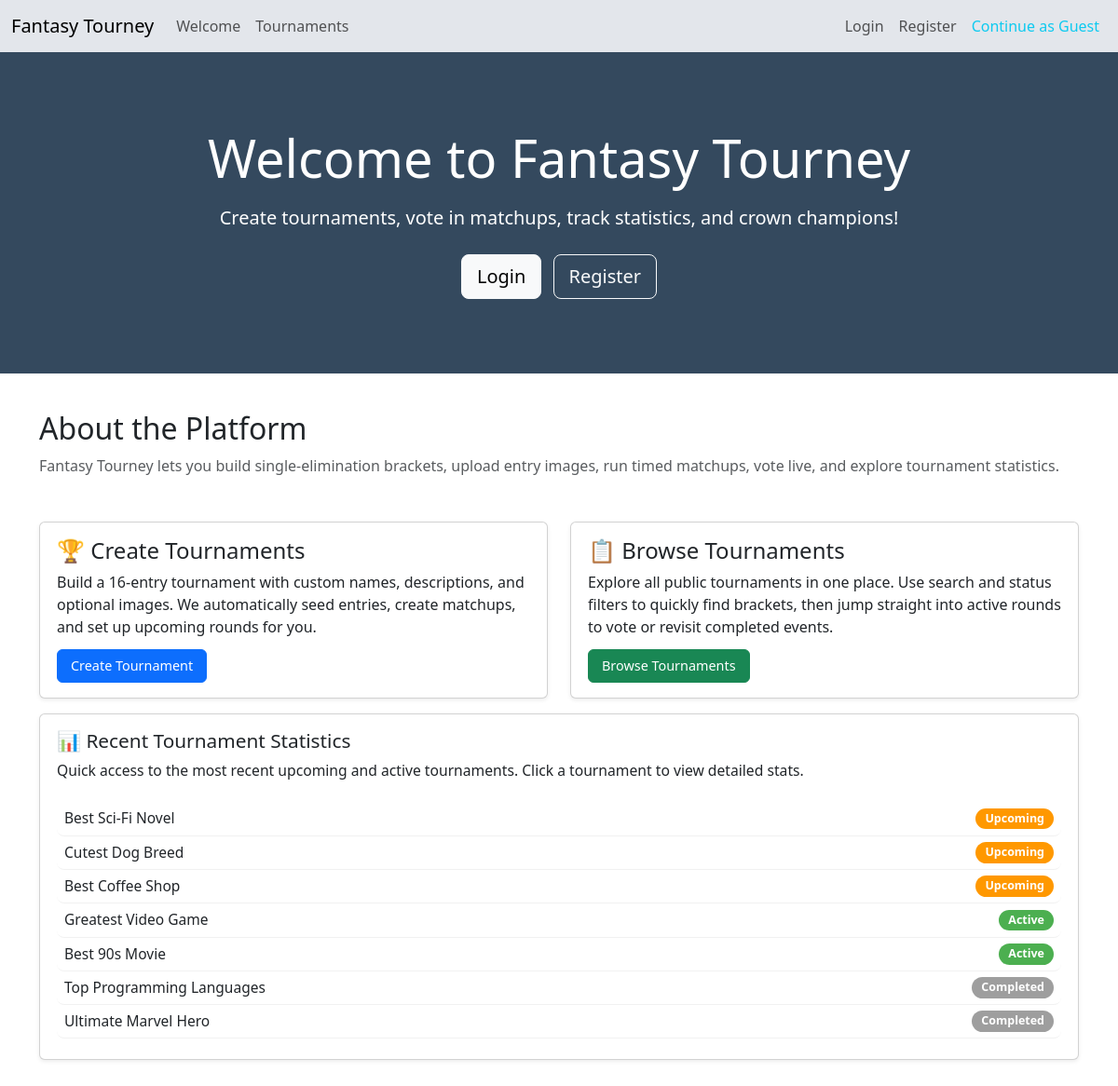
/Php_Files/welcome.php, run on the app's committed database.
### tables this page shows
CREATE TABLE `tournament` (
  `tournament_id` int(11) NOT NULL AUTO_INCREMENT,
  `title` varchar(255) NOT NULL CHECK (`title` <> ''),
  `description` varchar(255) NOT NULL CHECK (`description` <> ''),
  `start_at` datetime NOT NULL,
  `end_at` datetime DEFAULT NULL,
  `tourneystatus` enum('Upcoming','Active','Completed') NOT NULL,
  `user_id` int(11) NOT NULL,
  PRIMARY KEY (`tournament_id`),
  UNIQUE KEY `title` (`title`),
  KEY `user_id` (`user_id`),
  CONSTRAINT `tournament_ibfk_1` FOREIGN KEY (`user_id`) REFERENCES `users` (`user_id`)
);

### Php_Files/welcome.php (the view, shortened to what this page needs)
<?php
require_once("./navbar.php");
$isLoggedIn  = isset($_SESSION["user_id"]) && $_SESSION["user_id"] !== "guest";
$isGuest     = isset($_SESSION["role"]) && $_SESSION["role"] === "guest";
$hasCurrentTournament = isset($_SESSION['current_tournament_id'])
    && ctype_digit((string)$_SESSION['current_tournament_id']);
$currentTournamentId = $hasCurrentTournament ? (int)$_SESSION['current_tournament_id'] : null;
$displayTournaments = [];
if (function_exists('get_pdo_connection')) {
    try {
        $db = get_pdo_connection();
        $stmt = $db->prepare("
            SELECT tournament_id, title, tourneystatus, start_at, end_at
            FROM tournament
            ORDER BY start_at DESC, tournament_id DESC
        ");
        $stmt->execute();
        $tournaments = $stmt->fetchAll(PDO::FETCH_ASSOC);
        if (!empty($tournaments)) {
            $upcoming  = [];
            $active    = [];
            $completed = [];
            foreach ($tournaments as $t) {
                $statusRaw = strtolower(trim($t['tourneystatus'] ?? ''));
                $status = null;
                if (in_array($statusRaw, ['upcoming', 'active', 'completed'], true)) {
                    $status = ucfirst($statusRaw);
                }
                $t['tourneystatus'] = $status;
                if ($status === "Upcoming") {
                    $upcoming[] = $t;
                } elseif ($status === "Active") {
                    $active[] = $t;
                } elseif ($status === "Completed") {
                    $completed[] = $t;
                }
            }
            $displayTournaments = array_slice($upcoming, 0, 6);
            $displayTournaments = array_merge(
                $displayTournaments,
                array_slice($active, 0, 6)
            );
            $max = 12;
            if (count($displayTournaments) < $max) {
                $remaining = $max - count($displayTournaments);
                $displayTournaments = array_merge(
                    $displayTournaments,
                    array_slice($completed, 0, $remaining)
                );
            }
        }
    } catch (Throwable $e) {
        $displayTournaments = [];
    }
}
?>
<!DOCTYPE html>
<html lang="en">
<head>
    <link href="https://cdn.jsdelivr.net/npm/bootstrap@5.3.8/dist/css/bootstrap.min.css"
          rel="stylesheet" />
</head>
<body>
<div class="welcome-header">
    <h1 class="display-4 mb-3">Welcome to Fantasy Tourney</h1>
    <p class="lead">Create tournaments, vote in matchups, track statistics, and crown champions!</p>
    <?php if (!$isLoggedIn && !$isGuest): ?>
        <div class="mt-4">
            <a href="login.php" class="btn btn-light btn-lg me-2">Login</a>
            <a href="register.php" class="btn btn-outline-light btn-lg">Register</a>
        </div>
    <?php elseif ($isGuest): ?>
        <p class="mt-3 fs-4 fw-semibold">You’re browsing as a Guest.</p>
        <a href="logout.php" class="btn btn-outline-light btn-lg">Exit Guest Mode</a>
    <?php endif; ?>
</div>
<div class="container mb-5">
    <div class="mb-5">
        <h2>About the Platform</h2>
        <p class="text-muted">
            Fantasy Tourney lets you build single-elimination brackets, upload entry images,
            run timed matchups, vote live, and explore tournament statistics.
        </p>
    </div>
    <div class="row g-4 mb-3">
        <div class="col-md-6">
            <div class="card feature-card h-100 shadow-sm">
                <div class="card-body">
                    <h4 class="card-title">🏆 Create Tournaments</h4>
                    <p class="card-text">
                        Build a 16-entry tournament with custom names, descriptions, and optional
                        images. We automatically seed entries, create matchups, and set up upcoming
                        rounds for you.
                    </p>
                    <?php if (!$isLoggedIn): ?>
                        <button class="btn btn-primary" data-bs-toggle="modal" data-bs-target="#guestPromptModal">
                            Create Tournament
                        </button>
                    <?php else: ?>
                        <a href="create_tournament.php" class="btn btn-primary">Create Tournament</a>
                    <?php endif; ?>
                </div>
            </div>
        </div>
        <div class="col-md-6">
            <div class="card feature-card h-100 shadow-sm">
                <div class="card-body">
                    <h4 class="card-title">📋 Browse Tournaments</h4>
                    <p class="card-text">
                        Explore all public tournaments in one place. Use search and status filters
                        to quickly find brackets, then jump straight into active rounds to vote or
                        revisit completed events.
                    </p>
                    <a href="tournaments.php" class="btn btn-success">Browse Tournaments</a>
                </div>
            </div>
        </div>
    </div>
    <div class="row g-4">
        <div class="col-12">
            <div class="card feature-card shadow-sm">
                <div class="card-body">
                    <h4 class="card-title recent-stats-title">📊 Recent Tournament Statistics</h4>
                    <p class="card-text recent-stats-text">
                        Quick access to the most recent upcoming and active tournaments.
                        Click a tournament to view detailed stats.
                    </p>
                    <?php if (empty($displayTournaments)): ?>
                        <p class="text-muted mb-0">No tournaments available yet.</p>
                    <?php else: ?>
                        <div class="tournament-list">
                            <?php foreach ($displayTournaments as $t): ?>
                                <?php
                                    $id     = (int)$t['tournament_id'];
                                    $title  = htmlspecialchars($t['title']);
                                    $status = $t['tourneystatus'];
                                    $pillClass = 'status-pill-' . strtolower($status);
                                    $isCurrent = $hasCurrentTournament && $currentTournamentId === $id;
                                ?>
                                <a href="statistics.php?tournament_id=<?= $id ?>" class="tournament-link">
                                    <div class="tournament-item">
                                        <div>
                                            <span class="tournament-title<?= $isCurrent ? ' text-primary' : '' ?>">
                                                <?= $title ?>
                                            </span>
                                        </div>
                                        <span class="status-pill <?= $pillClass ?>">
                                            <?= htmlspecialchars($status) ?>
                                        </span>
                                    </div>
                                </a>
                            <?php endforeach; ?>
                        </div>
                    <?php endif; ?>
                </div>
            </div>
        </div>
    </div>
</div>
</body>
</html>

### Php_Files/welcome.php (style rules this page uses)
.welcome-header { background: #34495E; color: white; padding: 80px 20px; text-align: center; margin-bottom: 40px; }
.feature-card { transition: transform .15s ease, box-shadow .15s ease; }
.feature-card .card-body { padding: 16px 18px; display: flex; flex-direction: column; }
.feature-card .card-text { flex-grow: 1; margin-bottom: 12px; }
.feature-card .card-body .btn { align-self: flex-start; margin-top: auto; padding: 6px 14px; font-size: 0.9rem; border-radius: 6px; }
.tournament-list { max-height: 260px; overflow-y: auto; margin-top: 10px; }
.tournament-link { display: block; padding: 6px 8px; border-radius: 8px; border-bottom: 1px solid #f1f1f1; color: inherit; text-decoration: none; transition: background-color .12s ease, transform .12s ease, box-shadow .12s ease; }
.tournament-item { display: flex; justify-content: space-between; align-items: center; font-size: 0.95rem; }
.tournament-title { font-weight: 500; font-size: 0.97rem; }
.status-pill { border-radius: 999px; padding: 2px 10px; font-size: 0.78rem; font-weight: 600; color: #fff; }
.status-pill-upcoming { background-color: #FF9800; }
.status-pill-active { background-color: #4CAF50; }
.status-pill-completed { background-color: #9E9E9E; }
.recent-stats-title { font-size: 1.3rem; }
.recent-stats-text { font-size: 0.98rem; }

### data on the page
tournament: title "Best Sci-Fi Novel", tourneystatus "Upcoming"
tournament: title "Cutest Dog Breed", tourneystatus "Upcoming"
tournament: title "Best Coffee Shop", tourneystatus "Upcoming"
tournament: title "Greatest Video Game", tourneystatus "Active"
tournament: title "Best 90s Movie", tourneystatus "Active"
tournament: title "Top Programming Languages", tourneystatus "Completed"
tournament: title "Ultimate Marvel Hero", tourneystatus "Completed"
